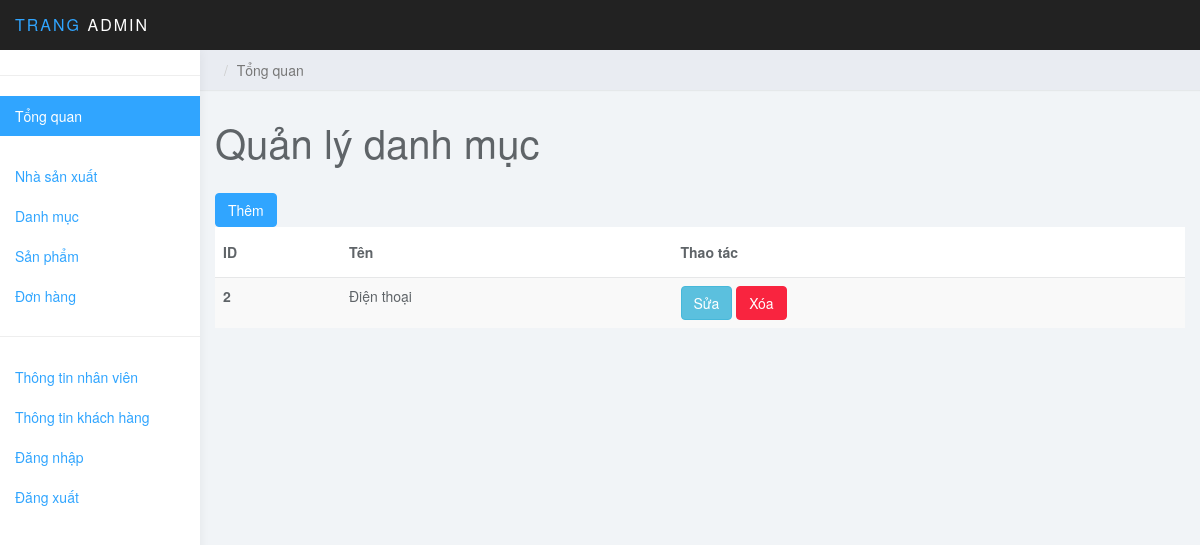
Page /admin/menu/index.php (signed in) on the earlier database version.
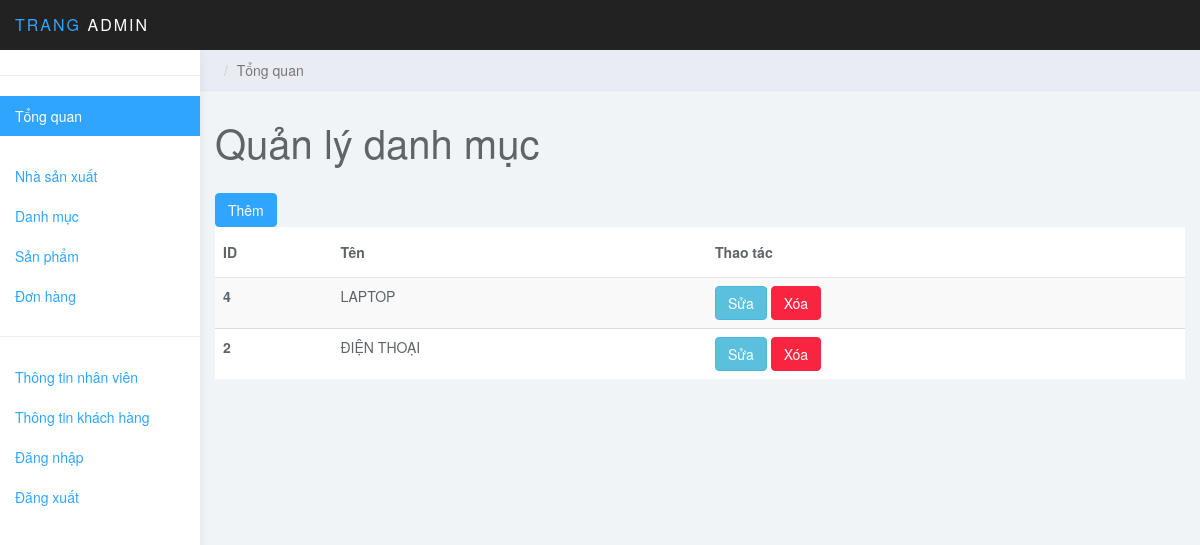
Same page on the later database version.
### tables this page shows
CREATE TABLE `menu` (
  `id` int(11) NOT NULL,
  `name` varchar(50) NOT NULL
);

### admin/menu/index.php (the view, shortened to what this page needs)
<?php
include_once "../header.php";
include_once "../sidebar.php";
?>
    <div class="col-sm-9 col-sm-offset-3 col-lg-10 col-lg-offset-2 main">
    <div class="row">
        <ol class="breadcrumb">
            <li class="active">Tổng quan</li>
        </ol>
    </div>
    <div class="row">
        <div class="col-lg-6">
            <h1 class="page-header">Quản lý danh mục</h1>
            <a href="create.php"><button type="button" class="btn btn-primary">Thêm</button></a>
        </div>
    </div>
    <table class="table table-striped">
        <thead>
        <tr>
            <th scope="col">ID</th>
            <th scope="col">Tên</th>
            <th>Thao tác</th>
        </tr>
        </thead>
        <tbody>
        <?php
        include_once "../connect.php";
        $sql = "SELECT * FROM menu ORDER BY id DESC ";
        $row=mysqli_query($connect,$sql);
        foreach ($row as $each) {
        ?>
        <tr>
            <th scope="row"><?php echo $each["id"]?></th>
            <td><?php echo $each["name"]?></td>
            <td>
                <a href="update.php?id=<?php echo $each["id"]?>"><button type="button" class="btn btn-info">Sửa</button></a>
                <a href="delete.php?id=<?php echo $each["id"]?>"><button type="button" class="btn btn-danger">Xóa</button></a>
            </td>
            <?php }
            ?>
        </tr>
        </tbody>
    </table>
<?php
include_once "../footer.php";
?>

Differences in the rows shown:
added menu: id "4", name "LAPTOP"
changed menu id 2: name "Điện thoại" → "ĐIỆN THOẠI"
